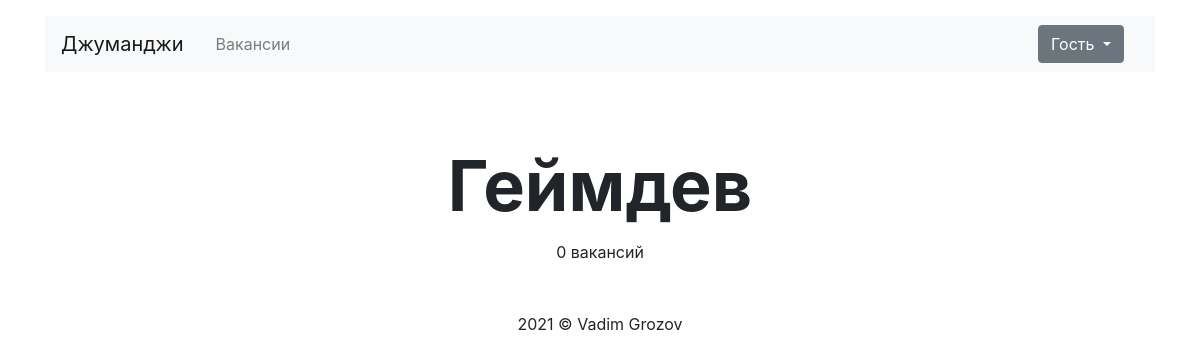
Page /vacancies/cat/gamedev/ on the earlier database version.
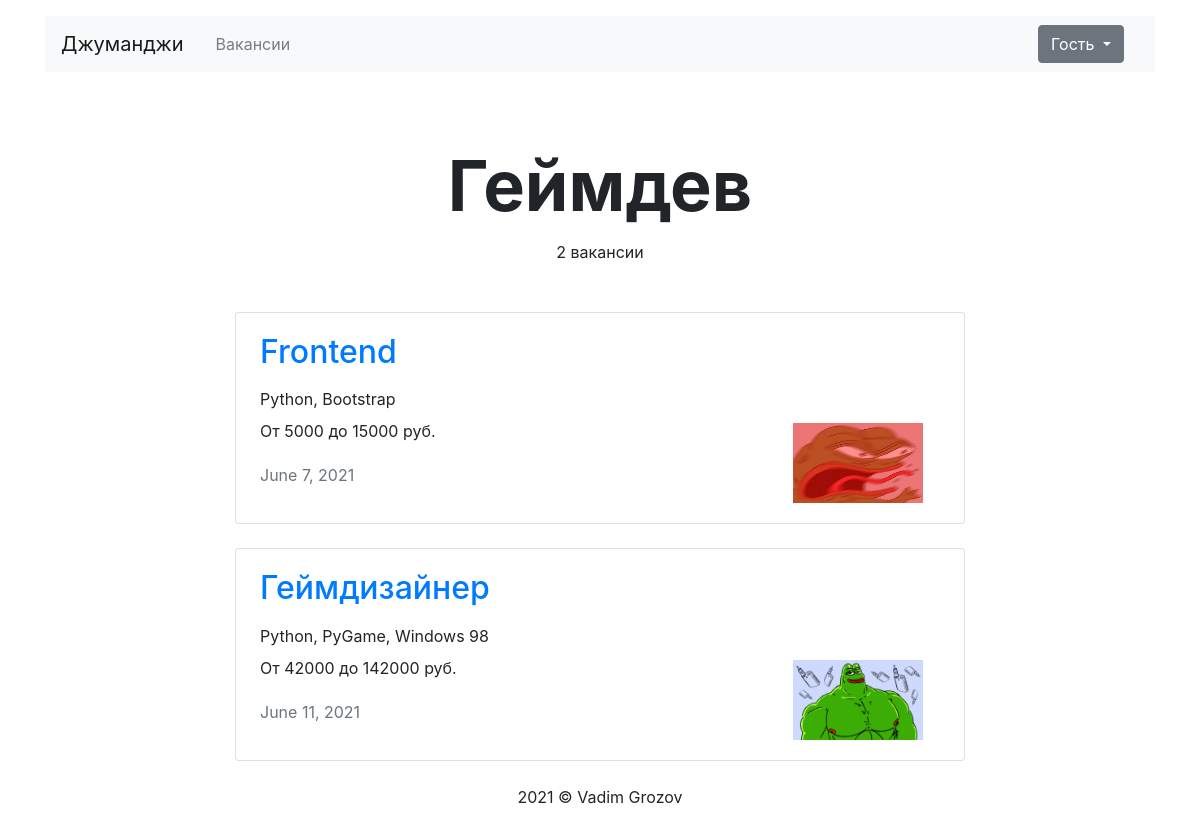
Same page on the later database version.
### jobs/models.py (models this page shows, shortened)
class Speciality(models.Model):
    code = models.CharField(max_length=32, primary_key=True)
    title = models.CharField(max_length=64)
    logo = models.ImageField(upload_to=settings.MEDIA_SPECIALITY_IMAGE_DIR)

class Vacancy(models.Model):
    title = models.CharField(max_length=128)
    speciality = models.ForeignKey(Speciality,
                                   on_delete=models.CASCADE,
                                   related_name='vacancies',
                                   default='backend')
    company = models.ForeignKey(Company,
                                on_delete=models.CASCADE,
                                related_name='vacancies')
    skills = models.TextField()
    description = models.TextField()
    salary_min = models.PositiveIntegerField()
    salary_max = models.PositiveIntegerField()
    published_at = models.DateField()

class Company(models.Model):
    name = models.CharField(max_length=128)
    location = models.CharField(max_length=128)
    logo = models.ImageField(upload_to=settings.MEDIA_COMPANY_IMAGE_DIR)
    description = models.TextField()
    employee_count = models.PositiveIntegerField()
    owner = models.OneToOneField(User,
                                 on_delete=models.CASCADE,
                                 related_name='companies',
                                 null=True)

### jobs/views/main.py (the view)
# urls.py: path('vacancies/cat/<str:speciality_code>/', VacanciesBySpeciality.as_view(), name='vacancies_by_speciality'),
class VacanciesBySpeciality(View):
    def get(self, request, *args, **kwargs):
        speciality = get_object_or_404(Speciality, code=kwargs['speciality_code'])
        context = {
            'vacancies': speciality.vacancies.all(),
            'speciality': speciality,
            'all_vacancies': False,
        }
        return render(request, "main/vacancies.html", context=context)

### jobs/templatetags/ru_pluralize.py (called while the page is built)
@register.filter()
def ru_pluralize(number: Union[int, str], arg: str = 'дурак,дурака,дураков'):
    nominative_singular, genitive_singular, genitive_plural = arg.split(',')
    number = abs(int(number))
    if 10 <= number % 100 <= 20:
        return f'{number} {genitive_plural}'
    if number % 10 == 1:
        return f'{number} {nominative_singular}'
    if 2 <= number % 10 <= 4:
        return f'{number} {genitive_singular}'
    return f'{number} {genitive_plural}'

### jobs/templates/main/vacancies.html
{% extends 'base.html' %}
{% block container %}
{% load ru_pluralize %}
  <main class="container mt-3">
    <section>
      <h1 class="h1 text-center mx-auto mt-4 pt-5" style="font-size: 70px;"><strong>{% if all_vacancies %}Все вакансии{% else %}{{ speciality.title }}{% endif %}</strong></h1>
      <p class="text-center pt-1">{{ vacancies.count|ru_pluralize:'вакансия,вакансии,вакансий' }}</p>
      <div class="row mt-5">
        <div class="col-12 col-lg-8 offset-lg-2 m-auto">
          {% for vacancy in vacancies %}
          <div class="card mb-4">
            <div class="card-body px-4">
              <div class="row">
                <div class="col-12 col-md-8 col-lg-9">
                  <a href="{% url 'vacancy' vacancy.id %}"><h2 class="h2 pb-2">{{ vacancy.title }}</h2></a>
                  <p class="mb-2">{{ vacancy.skills }}</p>
                  <p>От {{ vacancy.salary_min }} до {{ vacancy.salary_max }} руб.</p>
                  <p class="text-muted pt-1">{{ vacancy.published_at }}</p>
                </div>
                <div class="col-12 col-md-4 col-lg-3 d-flex align-items-end">
                  <a href="{% url 'vacancy' vacancy.id %}"><img src="{{ vacancy.company.logo.url }}" width="130" height="80" alt=""></a>
                </div>
              </div>
            </div>
          </div>
          {% endfor %}
        </div>
      </div>
    </section>
  </main>
{% endblock %}

### accounts/templates/base.html (shortened to what this page needs)
<!DOCTYPE html>
<html lang="ru">
<head>
  <link rel="stylesheet" href="https://stackpath.bootstrapcdn.com/bootstrap/4.3.1/css/bootstrap.min.css">
</head>
<body>
  <header class="container mt-3">
    <nav class="navbar navbar-expand-lg navbar-light bg-light">
      <a class="navbar-brand mr-4" href="{% url 'main' %}">Джуманджи</a>
      <div class="collapse navbar-collapse justify-content-between" id="navbarNav">
        <ul class="navbar-nav col-2">
          <li class="nav-item">
            <a class="nav-link" href="{% url 'vacancies_all' %}">Вакансии</a>
          </li>
        </ul>
        <ul class="navbar-nav col-2 justify-content-end">
          <li class="nav-item active">
            {% if request.user.is_authenticated %}
            <div class="dropdown">
              <button type="button" class="btn btn-secondary dropdown-toggle" data-toggle="dropdown" aria-haspopup="true" aria-expanded="false">
                {% if user.first_name %}
                  {{ user.first_name }}
                {% else %}
                  {{ user.username }}
                {% endif %}
              </button>
              <div class="dropdown-menu">
                <a class="dropdown-item" href="#">Профиль</a>
                <a class="dropdown-item" href="{% url 'resume_my' %}">Резюме</a>
                <a class="dropdown-item" href="{% url 'company_my' %}">Компания</a>
                <a class="dropdown-item" href="{% url 'logout' %}">Выйти</a>
              </div>
            </div>
            {% else %}
            <div class="dropdown">
              <button type="button" class="btn btn-secondary dropdown-toggle" data-toggle="dropdown" aria-haspopup="true" aria-expanded="false">
                 Гость
              </button>
            </div>
            {% endif %}
          </li>
        </ul>
      </div>
    </nav>
  </header>
  {% block container %} {% endblock %}
  <p align="center">2021 © Vadim Grozov</p>
</body>
</html>

Differences in the rows shown:
changed Speciality "Геймдев": count|ru_pluralize "0 вакансий" → "2 вакансии"
added Vacancy: title "Frontend", skills "Python, Bootstrap", salary_min "5000", salary_max "15000", published_at "June 7, 2021", company.logo (picture)
added Vacancy: title "Геймдизайнер", skills "Python, PyGame, Windows 98", salary_min "42000", salary_max "142000", published_at "June 11, 2021", company.logo (picture)
